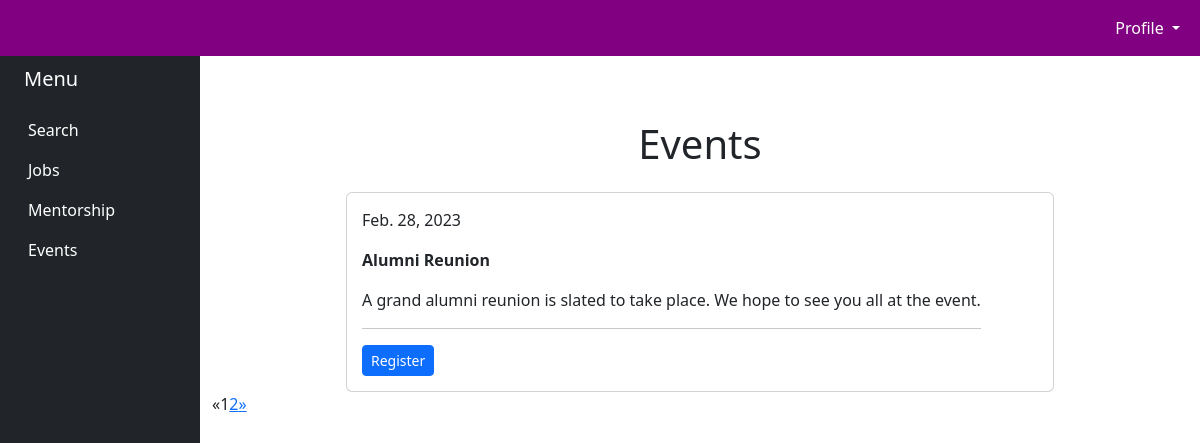
Screenshot of /events/ (signed in) with the database file from the repository.
### alumni/models.py (models this page shows, shortened)
class Event (models. Model):
	title = models. CharField (max_length=200, null=True)
	description = models. CharField(max_length=1000, null=True)
	venue = models. CharField (max_length=200, null=True)
	event_date = models.DateField (null=True)
	link = models. CharField(max_length=900, null=True)

### alumni/views.py (the view)
# urls.py: path('events/',views.events, name="events"),
@login_required
def events(request):
    user_list = Event.objects.get_queryset().order_by('title')
    page = request.GET.get('page', 1)
    paginator = Paginator(user_list, 1)
    try:
        users = paginator.page(page)
    except PageNotAnInteger:
        users = paginator.page(1)
    except EmptyPage:
        users = paginator.page(paginator.num_pages)
    return render(request,'events.html',{'users': users})

### templates/events.html (shortened to what this page needs)
{% extends 'base.html' %}
{% block extra_head %}
  <link rel="stylesheet" href="https://cdn.jsdelivr.net/npm/bootstrap@4.6.2/dist/css/bootstrap.min.css">
</head>
{% endblock %}
{% block content %}
<body>
<h1 style="text-align: center;">Events</h1>
{% for i in users %}
<div class="container-fluid">
    <div class="row">
        <div class="mx-auto col-9 mt-3">
            <div class= "card">
                <div class="card-horizontal">
                    <div class="col-xs-7 align-middle p-lg">
               <p>
                  <span class="text-lg">{{i.event_date}}</span></p>
               <p>
                  <strong>{{i.title}}</strong>
               </p>
               <p>{{i.description}}</p>
               <hr>
               <div class="pull-right"><a href="{{ i.link }}" target="_blank" class="btn btn-primary btn-sm ">Register</a>
               </div>
            </div>
                </div>
            </div>
        </div>
    </div>
</div>
{% endfor %}
</body>
{% if users.has_other_pages %}
  <ul class="pagination">
    {% if users.has_previous %}
      <li><a href="?page={{ users.previous_page_number }}">&laquo;</a></li>
    {% else %}
      <li class="disabled"><span>&laquo;</span></li>
    {% endif %}
    {% for i in users.paginator.page_range %}
      {% if users.number == i %}
        <li class="active"><span>{{ i }} <span class="sr-only">(current)</span></span></li>
      {% else %}
        <li><a href="?page={{ i }}">{{ i }}</a></li>
      {% endif %}
    {% endfor %}
    {% if users.has_next %}
      <li><a href="?page={{ users.next_page_number }}">&raquo;</a></li>
    {% else %}
      <li class="disabled"><span>&raquo;</span></li>
    {% endif %}
  </ul>
{% endif %}
{% endblock %}

### templates/events.html (style rules this page uses)
body { font-family: "Helvetica Neue",Helvetica,Arial,sans-serif; font-size: 14px; line-height: 1.52857143; color: #515253; background-color: #f5f7fa; margin-top: 4%; }
.p-lg { padding: 15px!important; }
.card-horizontal { display: flex; }

### rows the page displays
Event: event_date "Feb. 28, 2023", title "Alumni Reunion", description "A grand alumni reunion is slated to take place. We hope to see you all at the event."

### other values shown
{{ i }} "1"
{{ i }} "2"
